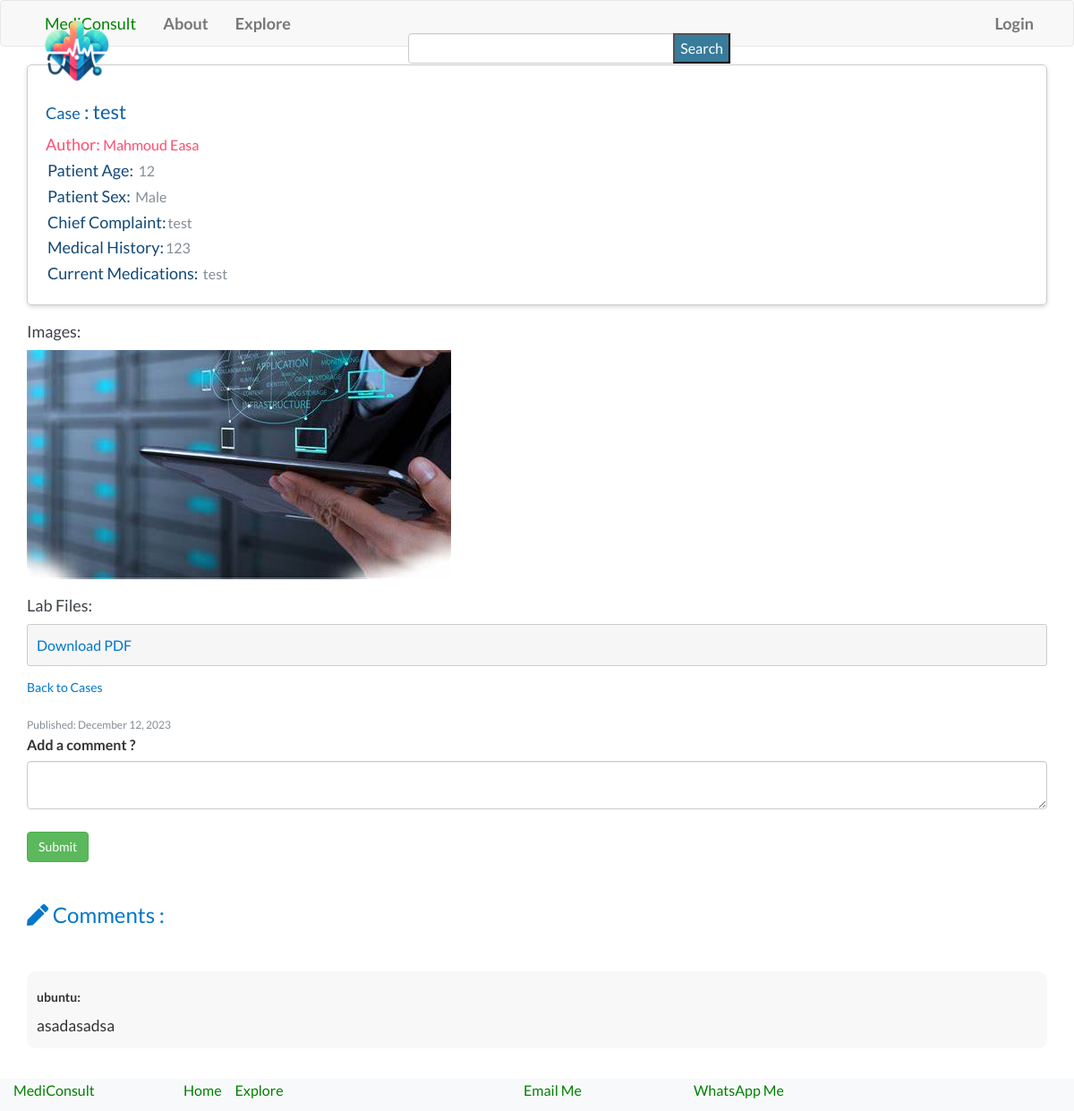
The page /show_case/3 on the database as committed earlier.
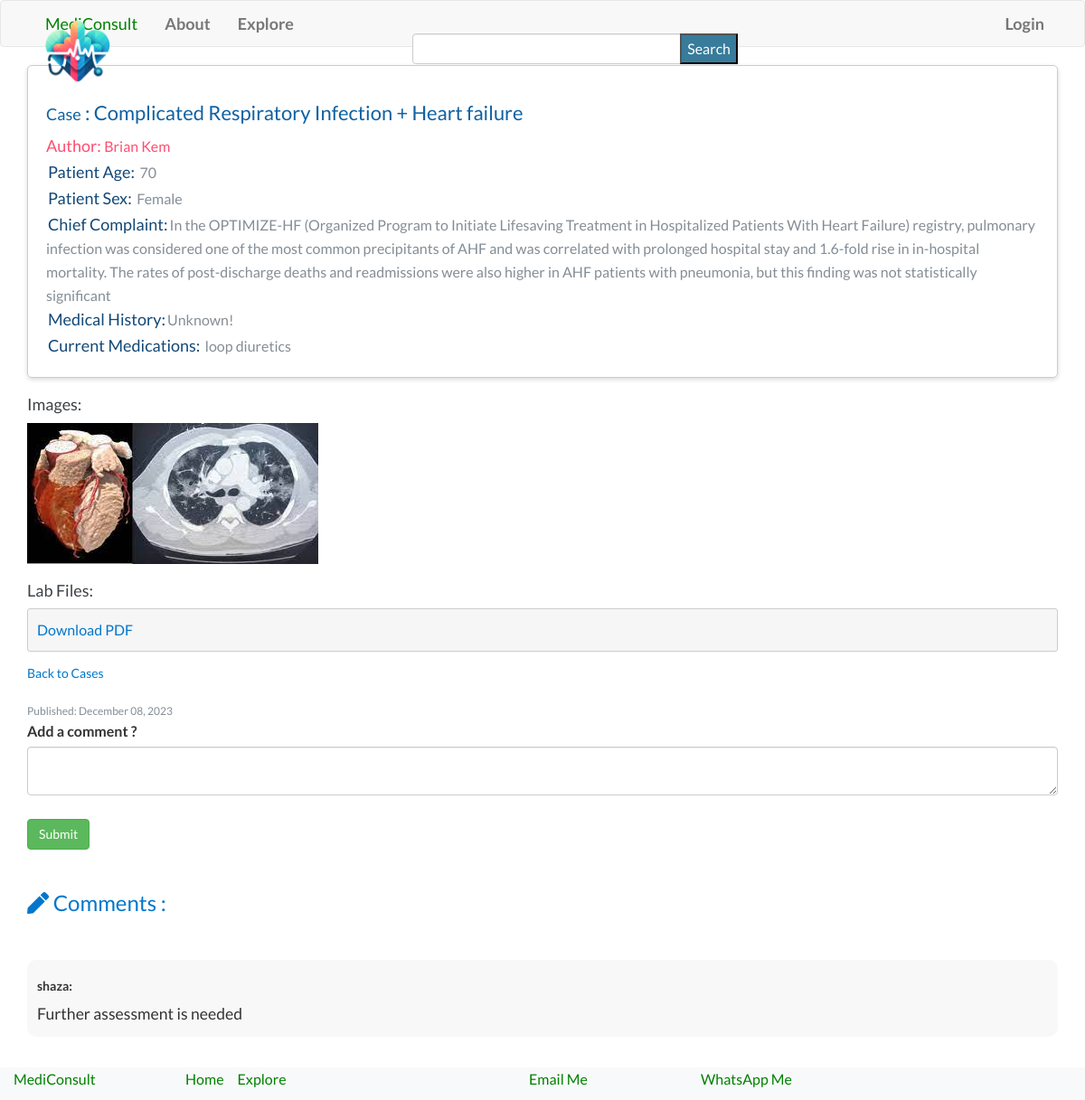
The same page on the database as committed later.
### app/models.py (models this page shows, shortened)
class Case(db.Model):
    id = db.Column(db.Integer, primary_key=True)
    title = db.Column(db.String(140))
    question = db.Column(db.String(140))
    patient_age = db.Column(db.String(20))
    patient_sex = db.Column(db.String(10))
    chief_complaint = db.Column(db.Text)
    medical_history = db.Column(db.Text)
    current_medications = db.Column(db.Text)
    image_files = db.Column(db.String(255))  # Store file paths for images
    lab_files = db.Column(db.String(255))  # Store file paths for lab files
    timestamp = db.Column(db.DateTime, index=True, default=datetime.utcnow)
    user_id = db.Column(db.Integer, db.ForeignKey('user.id'))
    comments = db.relationship('Comment', backref='case', lazy='dynamic')
    def get_images(self):
        return self.image_files.split(',') if self.image_files else []
    def get_lab_files(self):
        return self.lab_files.split(",") if self.lab_files else []

class User(UserMixin,db.Model):
    id = db.Column(db.Integer, primary_key=True)
    username = db.Column(db.String(65), index=True, unique=True)
    email = db.Column(db.String(120), index=True, unique=True)
    password_hash = db.Column(db.String(128))
    bio = db.Column(db.String(200))
    medical_degree = db.Column(db.String(100))
    speciality = db.Column(db.String(100))
    licenses = db.Column(db.String(200))
    last_seen = db.Column(db.DateTime, default=datetime.utcnow)
    cases = db.relationship('Case', backref='author', lazy="dynamic")
    followed = db.relationship(
        'User',
        secondary=followers,
        primaryjoin=(followers.c.follower_id == id),
        secondaryjoin=(followers.c.followed_id == id),
        backref=db.backref('followers',lazy='dynamic'),
        lazy='dynamic'
    )
    comments= db.relationship('Comment', backref='author', lazy='dynamic')

class Comment(db.Model):
    id = db.Column(db.Integer, primary_key=True)
    text = db.Column(db.Text)
    timestamp = db.Column(db.DateTime, index=True, default=datetime.utcnow)
    user_id = db.Column(db.Integer, db.ForeignKey('user.id'))
    case_id = db.Column(db.Integer, db.ForeignKey('case.id'))

### app/routes.py (the view, shortened to what this page needs)
@app.route("/show_case/<case_id>", methods=['GET', 'POST'])
def show_case(case_id):
    case = Case.query.get_or_404(case_id)
    comments = case.comments.order_by(Comment.timestamp.desc())
    form = CommentForm()
    if case:
        comments = case.comments.order_by(Comment.timestamp.desc())
        return render_template('show_case.html', title=case.title, case=case, form=form, comments=comments)

### forms.py
class SearchForm(FlaskForm):
    query = StringField('Query', validators=[DataRequired()])
    submit = SubmitField('Search')

class CommentForm(FlaskForm):
    text = TextAreaField('Leave a comment', validators=[DataRequired()])
    submit = SubmitField('Submit')

### app/routes.py (called while the page is built)
@app.before_request
def before_request():
    g.search_form = SearchForm()
    if current_user.is_authenticated:
        current_user.last_seen = datetime.utcnow()
        db.session.commit()

@app.context_processor
def inject_search_form():
    return {'search_form': SearchForm()}

### app/templates/show_case.html (shortened to what this page needs)
{% extends "base.html" %}
{% import 'bootstrap/wtf.html' as wtf %}
{% block head %}
    {{ super() }}
    <link rel="stylesheet" href="{{ url_for('static', filename='css/show_case.css') }}">
{% endblock %}
{% block app_content %}
<div class="case-card">
  <h1 class="case-title"><span>Case</span> : {{ case.title }}</h1>
  <p class="case-author" style="color:#FF4D71;"><span>Author: </span>{{ case.author.username }}</p>
  <p class="case-detail""><span style="color:#124877;padding:2px;">Patient Age: </span>{{ case.patient_age }}</p>
  <p class="case-detail""><span style="color:#124877;padding:2px;">Patient Sex: </span>{{ case.patient_sex }}</p>
  <p class="case-detail""><span style="color:#124877;padding:2px;">Chief Complaint:</span>{{ case.chief_complaint }}</p>
  <p class="case-detail""><span style="color:#124877;padding:2px;">Medical History:</span>{{ case.medical_history }}</p>
  <p class="case-detail""><span style="color:#124877;padding:2px;">Current Medications: </span>{{ case.current_medications }}</p>
</div>
{% if case.get_images() %}
  <h2 class="case-subtitle">Images:</h2>
  <ul class="case-images">
    {% for image_path in case.get_images() %}
      <li>
        <img class="case-image" src="{{ url_for('static', filename=image_path) }}" alt="Image">
      </li>
    {% endfor %}
  </ul>
{% endif %}
{% if case.get_lab_files() %}
  <h2 class="case-subtitle">Lab Files:</h2>
  <ul class="case-files">
    {% for lab_file_path in case.get_lab_files() %}
      <li>
        <a class="case-file-link" href="{{ url_for('static', filename=lab_file_path) }}" >Download PDF</a>
      </li>
    {% endfor %}
  </ul>
{% endif %}
<p><a class="case-back-link" href="{{ url_for('explore') }}">Back to Cases</a></p>
<p class="case-date">Published: {{ case.timestamp.strftime('%B %d, %Y') }}</p>
<div class="comment_form">
  <form action="{{ url_for('show_case', case_id=case.id) }}" method="post">
    <label for="comments">Add a comment ?</label>
    {{ form.text(class="form-control") }}
    <br>
    <button type="submit" class="btn btn-success">Submit</button>
  </form>
</div>
<h3 style="color:#07c; "><i class="fas fa-pen"></i> Comments :</h3>
{% for comment in comments %}
<div class="card comments">
  <div class="card-body">
    <h5 class="card-title">
        <strong>{{ comment.author.username }}:</strong>
    </h5>
        <p class="card-text">{{ comment.text }}</p>
  </div>
</div>{% endfor %}
{% endblock %}

Rows that differ between the two databases and show on the page:
removed User: author.username "Mahmoud Easa"
removed Comment: author.username "ubuntu", text "asadasadsa"
changed Case: title "test" → "Complicated Respiratory Infection + Heart failure"; patient_age "12" → "70"; patient_sex "Male" → "Female"; chief_complaint "test" → "In the OPTIMIZE-HF (Organized Program to Initiate Lifesaving Treatment in Hospitalized Patients With Heart Failure) registry, pulmonary infection was considered one of the most common precipitants of AHF and was correlated with prolonged hospital stay and 1.6-fold rise in in-hospital mortality. The rates of post-discharge deaths and readmissions were also higher in AHF patients with pneumonia, but this finding was not statistically significant"; medical_history "123" → "Unknown!"; current_medications "test" → "loop diuretics"; image_files: a different picture; timestamp "December 12, 2023" → "December 08, 2023"
now on this page (row edited): User: author.username "Brian Kem"
added Comment: author.username "shaza", text "Further assessment is needed"
